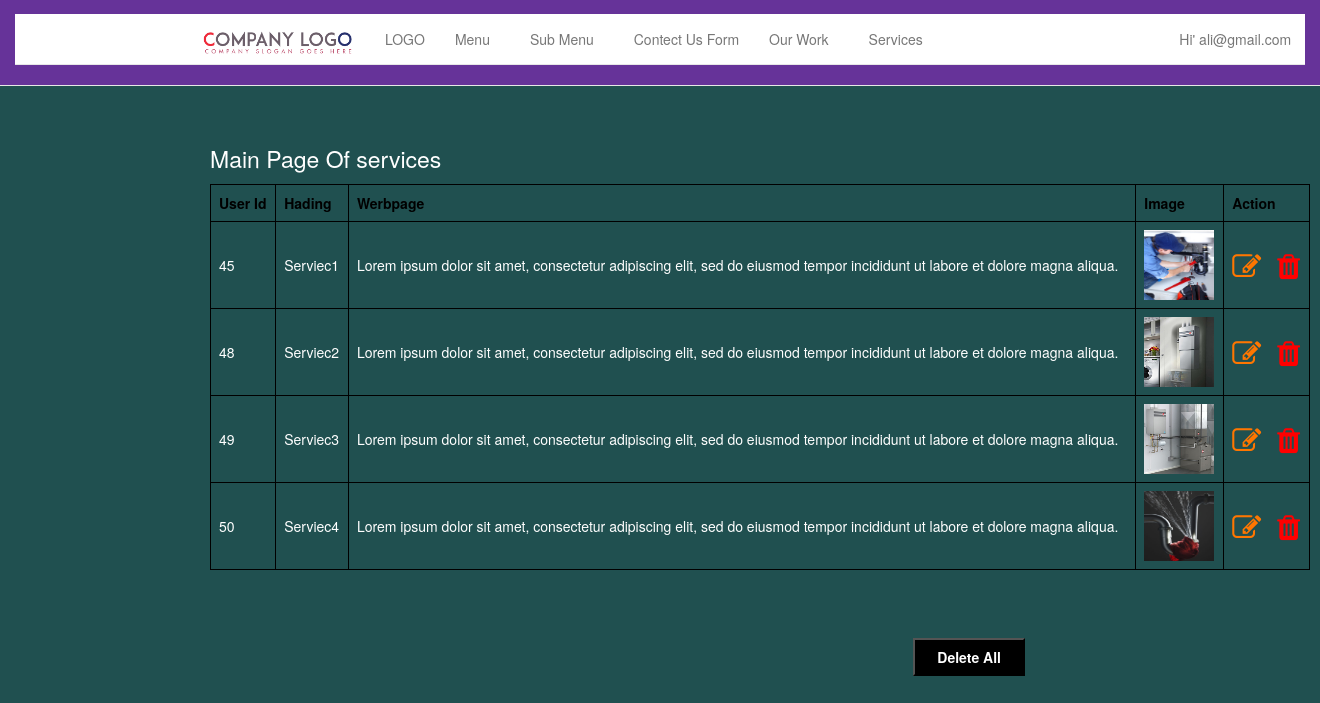
Screenshot of /admin/mange_services.php (signed in) with the database file from the repository.
### tables this page shows
CREATE TABLE `users` (
  `userId` int(11) NOT NULL,
  `userName` varchar(30) NOT NULL,
  `userEmail` varchar(60) NOT NULL,
  `userPass` varchar(255) NOT NULL
);

CREATE TABLE `services` (
  `user_id` int(11) NOT NULL,
  `hading` varchar(25) NOT NULL,
  `werbpage` varchar(200) NOT NULL,
  `image` varchar(100) NOT NULL
);

### admin/mange_services.php (the view, shortened to what this page needs)
<?php
include "config.php";
include "header.php";
?>
<html>
<head>
<link rel="stylesheet" href="https://cdnjs.cloudflare.com/ajax/libs/font-awesome/4.7.0/css/font-awesome.min.css">
</head>
<body>
<table style="width:1100px;  margin:135px 210px; ">
<caption style="color: #fff; font-size: 23px;">Main Page Of services </caption>
<tr>
	<th>User Id</th>
	<th>Hading</th>
	<th>Werbpage</th>
	<th>Image</th>
	<th>Action</th>
</tr>
					<?php
						$sql = "SELECT * FROM services ";
						   $result = $conn->query($sql);
						   if ($result->num_rows > 0) {
							while($row = $result->fetch_assoc()) {
					        $user_id = $row["user_id"];
							$hading = $row["hading"];
							$werbpage= $row['werbpage'];
							$image= $row['image'];
					?>
					<tr>
						<td><?php echo $user_id; ?></td>
						<td><?php echo $hading; ?> </td>
						<td><?php echo $werbpage; ?></td>
						<td><img src="services/<?php echo $image; ?>" height="70px;" width="70px;" /></td>
						<td>
							<a href="update_services.php?id=<?php echo $user_id; ?>" style="font-size: 29px;" ><i class="fa fa-pencil-square-o" aria-hidden="true" style="color: #ff7600;"></i></a>
							<a href="del_services.php?id=<?php echo $user_id; ?>" onClick="return do_confirm();" style="margin-left:12px; font-size: 29px;"><i class="fa fa-trash" aria-hidden="true" style="color: red;"></i></a>
						</td>
					</tr>
					<?php }} ?>
</table>
					<?php
						$sql = "SELECT * FROM services ";
						   $result = $conn->query($sql);
						   if ($result->num_rows > 0) {
							while($row = $result->fetch_assoc()) {
							$user_id= $row['user_id'];
					?>
						<a href="all_del_services.php?id=<?php echo $user_id; ?>" onClick="return do_confirm();">
							<input type="submit" name="submit" value="Delete All" style="background-color: #000; color: #fff;">
						</a>
					<?php }} ?>
</body>
</html>

### admin/header.php (shortened to what this page needs)
<?php
	require_once 'dbconnect.php';
	$res=mysqli_query($conn,"SELECT * FROM users WHERE userId=".$_SESSION['user']);
	$userRow=mysqli_fetch_array($res);
?>
<!DOCTYPE html>
<html>
<head>
<link rel="stylesheet" href="assets/css/bootstrap.min.css" type="text/css"  />
<link rel="stylesheet" href="style.css" type="text/css" />
<link rel="stylesheet" href="https://cdnjs.cloudflare.com/ajax/libs/font-awesome/4.7.0/css/font-awesome.min.css">
</head>
<body style="background-color:rgb(32, 80, 80);">
	<nav class="navbar navbar-default navbar-fixed-top">
      <div class="container-fluid" style="    background: rebeccapurple;">
        <div class="navbar-header">
          <a class="navbar-brand" href="home.php"><img src="1.png"     width="169px"></a>
        </div>
        <div id="navbar" class="navbar-collapse collapse dropdown" style="margin-top:14px;">
			<div id="navbar">
					  <nav class="navbar navbar-default navbar-static-top" role="navigation">
						<div class="navbar-header">
						  <a class="navbar-brand"href="home.php"><img src="1.png" width="156px"></a>
						</div>
						<div class="collapse navbar-collapse" id="navbar-collapse-1" style="    background: white;">
						  <ul class="nav navbar-nav">
							<li><a href="mange_logo.php">LOGO</a></li>
							<li class="dropdown">
							  <a href="home.php" class="dropdown-toggle" data-toggle="dropdown">Menu<b class="caret"></b></a>
							</li>
							<li class="dropdown">
							  <a href="home.php" class="dropdown-toggle" data-toggle="dropdown">Sub Menu<b class="caret"></b></a>
							</li>
							<li><a href="mange_contact_us_form.php">Contect Us Form</a></li>
							<li class="dropdown">
							  <a href="home.php" class="dropdown-toggle" data-toggle="dropdown">Our Work<b class="caret"></b></a>
							</li>
							<li class="dropdown">
							  <a href="home.php" class="dropdown-toggle" data-toggle="dropdown">Services <b class="caret"></b></a>
							</li>
						  </ul>
						</div>
						 	<ul class="nav navbar-nav navbar-right">
					            <li class="dropdown" style="margin-top:-50px;">
					              <a href="#" class="dropdown-toggle" data-toggle="dropdown" role="button" aria-haspopup="true" aria-expanded="false">
								  <span class="glyphicon glyphicon-user"></span>&nbsp;Hi' <?php echo $userRow['userEmail']; ?>&nbsp;<span class="caret"></span></a>
					            </li>
					         </ul>
					  </nav>
				</div>
        </div>
      </div>
    </nav>

### admin/style.css (style rules this page uses)
* { margin:0; padding:0; }
@media (min-width: 768px) { #navbar { text-align: center; } }

### admin/header.php (style rules this page uses)
* { padding:0px; margin:0px; color: #fff; }
table, th,td { border: 1px solid black; border-collapse: collapse; }
th, td { padding: 8px; }

### admin/mange_services.php (style rules this page uses)
* { padding:0px; margin:0px; }
table, th,td { border: 1px solid black; border-collapse: collapse; }
th, td { padding: 8px; }
input { float: right; margin-right: 295px; margin-top: -67px; padding: 7px 22px; font-weight: 700; background-clip: padding-box; }
th { color: #000; }

### rows the page displays
users: userEmail "ali@gmail.com"
services: user_id "45", hading "Serviec1", werbpage "Lorem ipsum dolor sit amet, consectetur adipiscing elit, sed do eiusmod tempor incididunt ut labore et dolore magna aliqua.", image (picture)
services: user_id "48", hading "Serviec2", werbpage "Lorem ipsum dolor sit amet, consectetur adipiscing elit, sed do eiusmod tempor incididunt ut labore et dolore magna aliqua.", image (picture)
services: user_id "49", hading "Serviec3", werbpage "Lorem ipsum dolor sit amet, consectetur adipiscing elit, sed do eiusmod tempor incididunt ut labore et dolore magna aliqua.", image (picture)
services: user_id "50", hading "Serviec4", werbpage "Lorem ipsum dolor sit amet, consectetur adipiscing elit, sed do eiusmod tempor incididunt ut labore et dolore magna aliqua.", image (picture)
